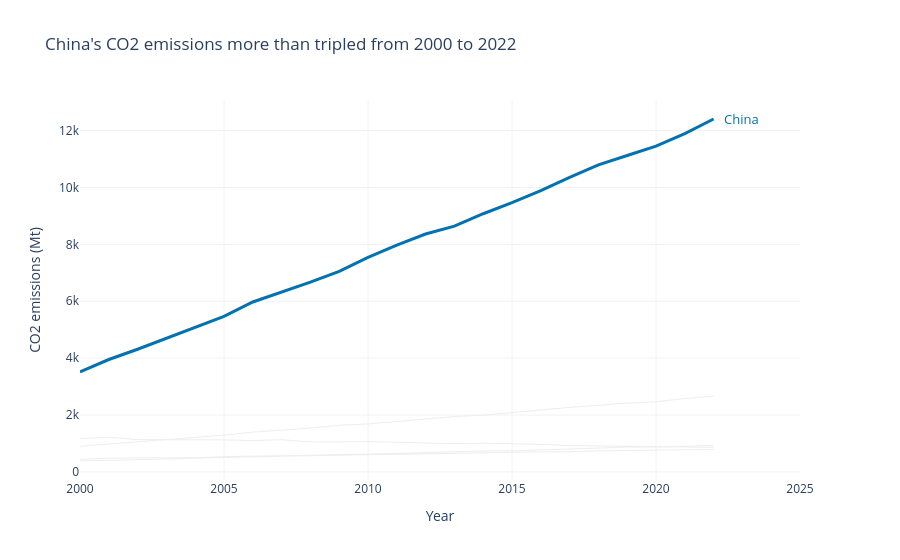

Notebook source saved alongside this figure:
### Code cell
asia_df = df[df["Region"] == "Asia"]
highlight_country = "China"
highlight_color = "#0072B2"

fig = go.Figure()

# Draw all other Asian countries in grey
for country in asia_df["Country"].unique():
    if country == highlight_country:
        continue

    country_data = asia_df[asia_df["Country"] == country].sort_values("Year")
    fig.add_trace(go.Scatter(
        x=country_data["Year"],
        y=country_data["CO2_Mt"],
        mode="lines",
        line=dict(color="#EEEEEE", width=1),
        showlegend=False,
        hovertemplate=(
            f"{country}<br>Year: %{{x}}"
            "<br>CO2 emissions: %{y:,.0f} Mt<extra></extra>"
        ),
    ))

# Draw China in colour on top
highlighted = (
    asia_df[asia_df["Country"] == highlight_country]
    .sort_values("Year")
)

fig.add_trace(go.Scatter(
    x=highlighted["Year"],
    y=highlighted["CO2_Mt"],
    mode="lines",
    line=dict(color=highlight_color, width=3),
    showlegend=False,
    hovertemplate=(
        "China<br>Year: %{x}"
        "<br>CO2 emissions: %{y:,.0f} Mt<extra></extra>"
    ),
))

# Label China at the end of its line
fig.add_annotation(
    x=highlighted["Year"].iloc[-1],
    y=highlighted["CO2_Mt"].iloc[-1],
    text=highlight_country,
    showarrow=False,
    xshift=8,
    xanchor="left",
    font=dict(color=highlight_color, size=13),
)

fig.update_layout(
    title="China's CO2 emissions more than tripled from 2000 to 2022",
    xaxis_title="Year",
    yaxis_title="CO2 emissions (Mt)",
    template="plotly_white",
    showlegend=False,
    margin=dict(r=100),
)

fig.update_xaxes(
    range=[asia_df["Year"].min(), asia_df["Year"].max() + 3],
    showline=False,
    zeroline=False,
    gridcolor="#F2F2F2",
)
fig.update_yaxes(
    showline=False,
    zeroline=False,
    gridcolor="#F2F2F2",
)

fig.show()

### Figure 1 — Plotly figure (JSON) as saved in the notebook; plotly's stock layout.template omitted (floating-point values rounded to 4 significant figures)
{"data": [{"hovertemplate": "India<br>Year: %{x}<br>CO2 emissions: %{y:,.0f} Mt<extra></extra>", "line": {"color": "#EEEEEE", "width": 1}, "mode": "lines", "showlegend": false, "type": "scatter", "x": [2000, 2001, 2002, 2003, 2004, 2005, 2006, 2007, 2008, 2009, 2010, 2011, 2012, 2013, 2014, 2015, 2016, 2017, 2018, 2019, 2020, 2021, 2022], "y": [901.6, 974.6, 1056.0, 1146.0, 1205.0, 1291.0, 1396.0, 1466.0, 1542.0, 1637.0, 1687.0, 1774.0, 1865.0, 1945.0, 1994.0, 2092.0, 2177.0, 2267.0, 2345.0, 2419.0, 2466.0, 2580.0, 2661.0]}, {"hovertemplate": "Japan<br>Year: %{x}<br>CO2 emissions: %{y:,.0f} Mt<extra></extra>", "line": {"color": "#EEEEEE", "width": 1}, "mode": "lines", "showlegend": false, "type": "scatter", "x": [2000, 2001, 2002, 2003, 2004, 2005, 2006, 2007, 2008, 2009, 2010, 2011, 2012, 2013, 2014, 2015, 2016, 2017, 2018, 2019, 2020, 2021, 2022], "y": [1166.0, 1220.0, 1136.0, 1131.0, 1151.0, 1127.0, 1101.0, 1133.0, 1050.0, 1061.0, 1064.0, 1042.0, 1005.0, 990.9, 1010.0, 996.6, 967.4, 925.1, 916.6, 914.5, 902.8, 898.1, 865.1]}, {"hovertemplate": "South Korea<br>Year: %{x}<br>CO2 emissions: %{y:,.0f} Mt<extra></extra>", "line": {"color": "#EEEEEE", "width": 1}, "mode": "lines", "showlegend": false, "type": "scatter", "x": [2000, 2001, 2002, 2003, 2004, 2005, 2006, 2007, 2008, 2009, 2010, 2011, 2012, 2013, 2014, 2015, 2016, 2017, 2018, 2019, 2020, 2021, 2022], "y": [438.1, 481.5, 490.6, 490.8, 494.6, 537.2, 539.0, 566.1, 570.0, 585.4, 595.9, 620.6, 631.1, 649.6, 646.2, 686.5, 704.0, 706.0, 738.5, 750.8, 755.8, 777.3, 789.5]}, {"hovertemplate": "Indonesia<br>Year: %{x}<br>CO2 emissions: %{y:,.0f} Mt<extra></extra>", "line": {"color": "#EEEEEE", "width": 1}, "mode": "lines", "showlegend": false, "type": "scatter", "x": [2000, 2001, 2002, 2003, 2004, 2005, 2006, 2007, 2008, 2009, 2010, 2011, 2012, 2013, 2014, 2015, 2016, 2017, 2018, 2019, 2020, 2021, 2022], "y": [382.8, 400.4, 430.7, 453.8, 482.6, 501.9, 533.0, 551.8, 586.6, 602.5, 614.5, 647.3, 680.1, 717.7, 736.3, 738.2, 768.8, 813.7, 834.8, 872.3, 876.5, 898.5, 930.5]}, {"hovertemplate": "China<br>Year: %{x}<br>CO2 emissions: %{y:,.0f} Mt<extra></extra>", "line": {"color": "#0072B2", "width": 3}, "mode": "lines", "showlegend": false, "type": "scatter", "x": [2000, 2001, 2002, 2003, 2004, 2005, 2006, 2007, 2008, 2009, 2010, 2011, 2012, 2013, 2014, 2015, 2016, 2017, 2018, 2019, 2020, 2021, 2022], "y": [3514.0, 3952.0, 4312.0, 4692.0, 5079.0, 5468.0, 5974.0, 6323.0, 6673.0, 7053.0, 7543.0, 7972.0, 8365.0, 8641.0, 9078.0, 9466.0, 9887.0, 10360.0, 10790.0, 11130.0, 11450.0, 11900.0, 12410.0]}], "layout": {"annotations": [{"font": {"color": "#0072B2", "size": 13}, "showarrow": false, "text": "China", "x": 2022, "xanchor": "left", "xshift": 8, "y": 12410.0}], "margin": {"r": 100}, "showlegend": false, "title": {"text": "China's CO2 emissions more than tripled from 2000 to 2022"}, "xaxis": {"gridcolor": "#F2F2F2", "range": [2000, 2025], "showline": false, "title": {"text": "Year"}, "zeroline": false}, "yaxis": {"gridcolor": "#F2F2F2", "showline": false, "title": {"text": "CO2 emissions (Mt)"}, "zeroline": false}}}
